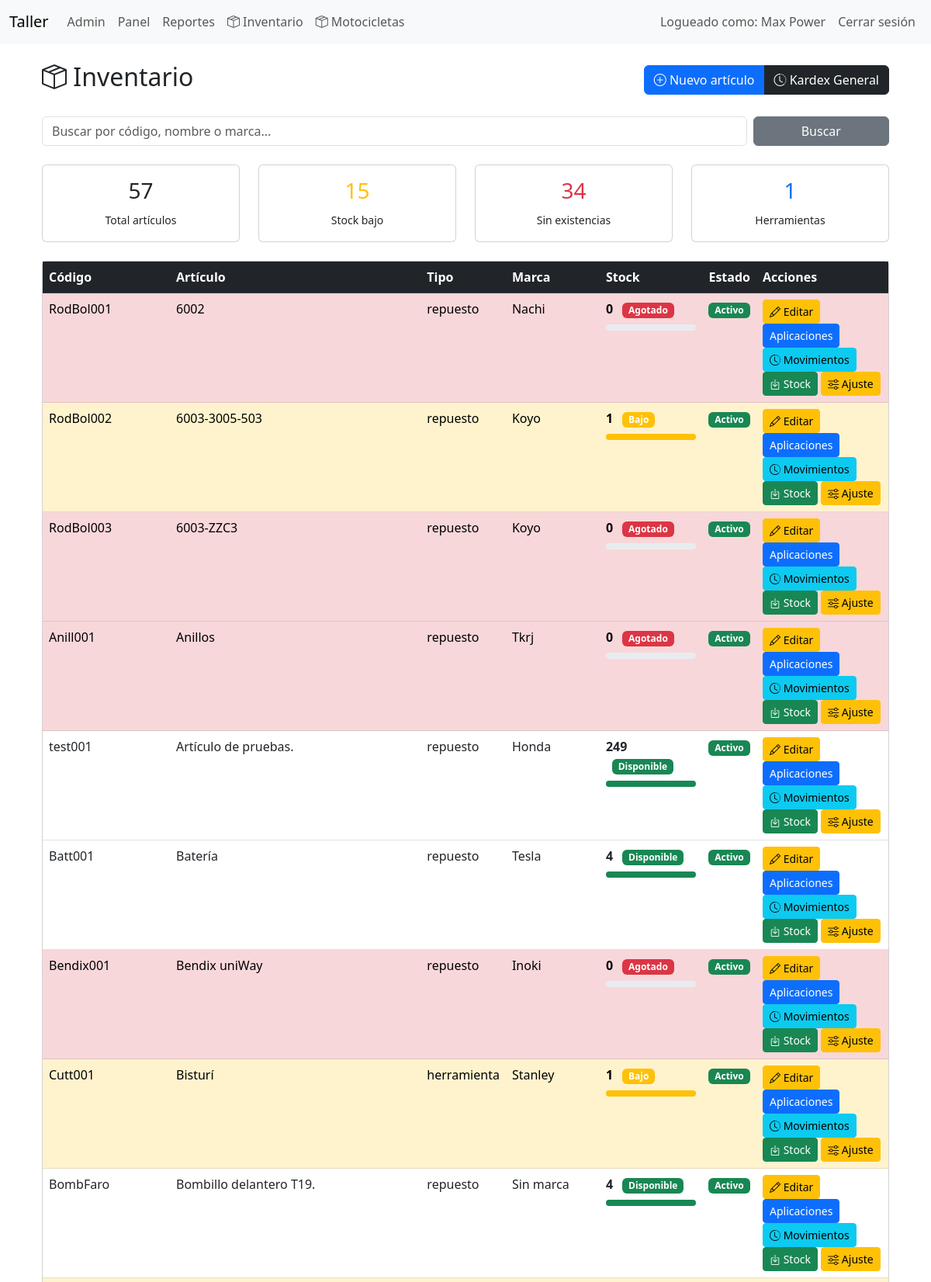
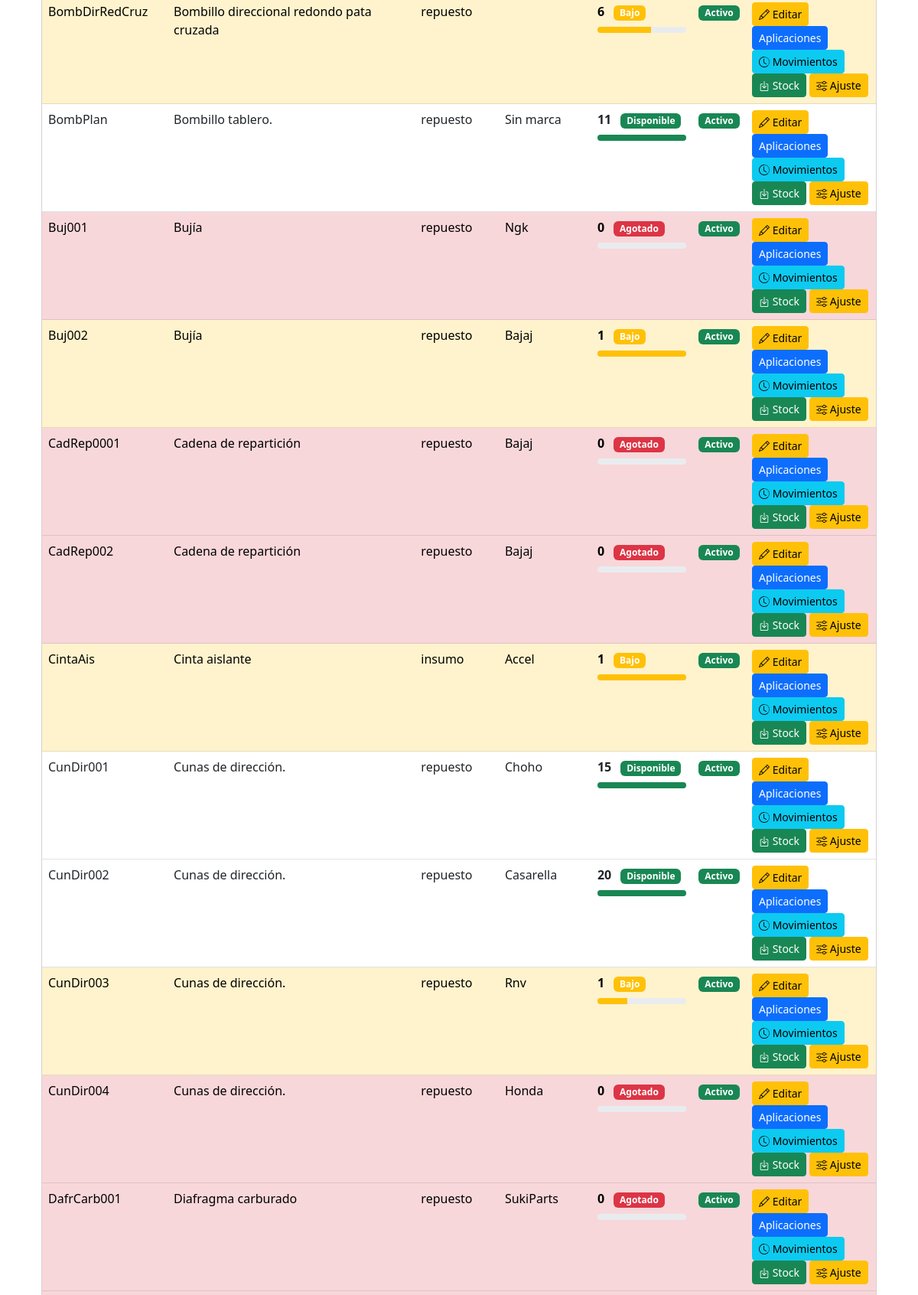
Page /index.php?controller=inventory&action=index (signed in, upper part) on the committed database (2 pictures, top to bottom).
### tables this page shows
CREATE TABLE `partes` (
  `id` int(11) NOT NULL,
  `codigo` varchar(60) NOT NULL,
  `categoria_id` int(11) DEFAULT NULL,
  `tipo` enum('repuesto','insumo','herramienta') NOT NULL DEFAULT 'repuesto',
  `nombre` varchar(150) NOT NULL,
  `marca` varchar(100) DEFAULT NULL,
  `fabricante_repuesto_id` int(11) DEFAULT NULL,
  `numero_parte` varchar(100) DEFAULT NULL,
  `created_by` int(11) DEFAULT NULL,
  `unidad` enum('Unidad','Juego','Par','Litro','Mililitro','Kilogramo','Gramo','Metro','Centimetro') NOT NULL DEFAULT 'Unidad',
  `stock_actual` decimal(12,2) NOT NULL DEFAULT 0.00,
  `stock_reservado` decimal(12,2) NOT NULL DEFAULT 0.00,
  `stock_minimo` decimal(12,2) NOT NULL DEFAULT 0.00,
  `costo` decimal(10,2) NOT NULL DEFAULT 0.00,
  `precio_venta` decimal(10,2) NOT NULL DEFAULT 0.00,
  `ubicacion` varchar(120) DEFAULT NULL,
  `codigo_barras` varchar(100) DEFAULT NULL,
  `imagen` varchar(255) DEFAULT NULL,
  `activo` tinyint(1) NOT NULL DEFAULT 1,
  `created_at` datetime NOT NULL DEFAULT current_timestamp(),
  `updated_at` datetime NOT NULL DEFAULT current_timestamp() ON UPDATE current_timestamp()
);

### app/controllers/BaseController.php (called while the page is built, shortened)
<?php
abstract class BaseController
{
    protected function render(string $view, array $data = []): void
    {
        extract($data);
        require __DIR__ . '/../views/layouts/header.php';
        require __DIR__ . '/../views/' . $view . '.php';
        require __DIR__ . '/../views/layouts/footer.php';
    }
}

### app/controllers/InventoryController.php (called while the page is built, shortened)
<?php
class InventoryController extends BaseController
{
    private Part $partModel;
    public function __construct(PDO $pdo)
    {
        $this->partModel = new Part($pdo);
    }
    public function index(): void
    {
        $search = trim($_GET['q'] ?? '');
        $stats = $this->partModel->getStatistics();
        if ($search !== '') {
            $parts = $this->partModel->search($search);
        } else {
            $parts = $this->partModel->all();
        }
        $this->render(
            'inventory/index',
            [
                'parts'  => $parts,
                'search' => $search,
                'stats'  => $stats,
                'title'  => 'Inventario'
            ]
        );
    }
}

### app/models/BaseModel.php (called while the page is built, shortened)
<?php
class BaseModel
{
    public function __construct(PDO $pdo)
    {
        $this->db = $pdo;
    }
}

### app/models/Part.php (called while the page is built, shortened)
<?php
class Part extends BaseModel
{
    public function all(): array
    {
        $sql = "
            SELECT
                p.*,
                c.nombre AS categoria
            FROM partes p
            LEFT JOIN categorias_partes c
                ON c.id = p.categoria_id
            ORDER BY p.activo DESC,
         p.nombre ASC
        ";
        return $this->db->query($sql)->fetchAll(PDO::FETCH_ASSOC);
    }
    public function getStatistics(): array
    {
        $stmt = $this->db->query("
        SELECT
            COUNT(*) AS total,
            SUM(
                CASE
                    WHEN stock_actual <= stock_minimo
                    AND stock_actual > 0
                    THEN 1
                    ELSE 0
                END
            ) AS stock_bajo,
            SUM(
                CASE
                    WHEN stock_actual <= 0
                    THEN 1
                    ELSE 0
                END
            ) AS agotados,
            SUM(
                CASE
                    WHEN tipo = 'herramienta'
                    THEN 1
                    ELSE 0
                END
            ) AS herramientas,
            COALESCE(SUM(stock_actual * costo),0) AS valor_compra,
            COALESCE(SUM(stock_actual * precio_venta),0) AS valor_venta,
            COALESCE(SUM(stock_actual),0) AS unidades
        FROM partes
        WHERE activo = 1
    ");
        return $stmt->fetch(PDO::FETCH_ASSOC);
    }
}

### app/views/inventory/index.php (the view, shortened to what this page needs)
<link href="https://cdn.jsdelivr.net/npm/bootstrap@5.3.0-alpha1/dist/css/bootstrap.min.css" rel="stylesheet">
<div class="container mt-4">
    <div class="d-flex justify-content-between align-items-center mb-4">
        <h2>
            <i class="bi bi-box-seam"></i>
            Inventario
        </h2>
<div class="btn-group">
    <a href="index.php?controller=inventory&action=create"
    class="btn btn-primary">
    <i class="bi bi-plus-circle"></i>
    Nuevo artículo
</a>
<a
    href="index.php?controller=inventory&action=kardex"
    class="btn btn-dark">
    <i class="bi bi-clock-history"></i>
    Kardex General
</a>
</div>
    </div>
    <form method="GET" class="row g-2 mb-4">
        <div class="col-md-10">
            <input
                type="text"
                class="form-control"
                name="q"
                placeholder="Buscar por código, nombre o marca..."
                value="<?= htmlspecialchars($_GET['q'] ?? '') ?>">
        </div>
        <div class="col-md-2 d-grid">
            <button class="btn btn-secondary">
                Buscar
            </button>
        </div>
    </form>
    <div class="row mb-4">
        <div class="col-md-3">
            <div class="card text-center">
                <div class="card-body">
                    <h3><?= $stats['total'] ?></h3>
                    <small>Total artículos</small>
                </div>
            </div>
        </div>
        <div class="col-md-3">
            <div class="card text-center">
                <div class="card-body">
                    <h3 class="text-warning">
                        <?= $stats['stock_bajo'] ?>
                    </h3>
                    <small>Stock bajo</small>
                </div>
            </div>
        </div>
        <div class="col-md-3">
            <div class="card text-center">
                <div class="card-body">
                    <h3 class="text-danger">
                        <?= $stats['agotados'] ?>
                    </h3>
                    <small>Sin existencias</small>
                </div>
            </div>
        </div>
        <div class="col-md-3">
            <div class="card text-center">
                <div class="card-body">
                    <h3 class="text-primary">
                        <?= $stats['herramientas'] ?>
                    </h3>
                    <small>Herramientas</small>
                </div>
            </div>
        </div>
    </div>
    <div class="card">
        <div class="card-body p-0">
            <table class="table table-hover mb-0">
                <thead class="table-dark">
                    <tr>
                        <th>Código</th>
                        <th>Artículo</th>
                        <th>Tipo</th>
                        <th>Marca</th>
                        <th>Stock</th>
                        <th>Estado</th>
                        <th width="170">Acciones</th>
                    </tr>
                </thead>
                <tbody>
                    <?php if (empty($parts)): ?>
                        <tr>
                            <td colspan="7" class="text-center p-4 text-muted">
                                No hay artículos registrados.
                            </td>
                        </tr>
                    <?php else: ?>
                        <?php foreach ($parts as $part): ?>
                            <?php
                            $rowClass = '';
                            if ($part['stock_actual'] <= 0) {
                                $rowClass = 'table-danger';
                            } elseif ($part['stock_actual'] <= $part['stock_minimo']) {
                                $rowClass = 'table-warning';
                            }
                            ?>
                            <tr class="<?= $rowClass ?>">
                                <td><?= htmlspecialchars($part['codigo']) ?></td>
                                <td><?= htmlspecialchars($part['nombre']) ?></td>
                                <td><?= htmlspecialchars($part['tipo']) ?></td>
                                <td><?= htmlspecialchars($part['marca']) ?></td>
                                <td>
                                    <?php
                                    $stock = (float)$part['stock_actual'];
                                    $minimo = max(1, (float)$part['stock_minimo']);
                                    if ($stock <= 0) {
                                        $color = 'danger';
                                        $texto = 'Agotado';
                                        $porcentaje = 0;
                                    } elseif ($stock <= $part['stock_minimo']) {
                                        $color = 'warning';
                                        $texto = 'Bajo';
                                        $porcentaje = min(100, ($stock / $minimo) * 100);
                                    } else {
                                        $color = 'success';
                                        $texto = 'Disponible';
                                        $porcentaje = 100;
                                    }
                                    ?>
                                    <strong>
                                        <?= $stock ?>
                                    </strong>
                                    <span class="badge bg-<?= $color ?> ms-2">
                                        <?= $texto ?>
                                    </span>
                                    <div class="progress mt-2" style="height:8px;">
                                        <div
                                            class="progress-bar bg-<?= $color ?>"
                                            role="progressbar"
                                            style="width: <?= $porcentaje ?>%">
                                        </div>
                                    </div>
                                </td>
                                <td>
                                    <?php if ($part['activo']): ?>
                                        <span class="badge bg-success">
                                            Activo
                                        </span>
                                    <?php else: ?>
                                        <span class="badge bg-danger">
                                            Inactivo
                                        </span>
                                    <?php endif; ?>
                                </td>
                                <td>
                                    <a
                                        href="index.php?controller=inventory&action=edit&id=<?= $part['id'] ?>"
                                        class="btn btn-sm btn-warning">
                                        <i class="bi bi-pencil"></i>
                                        Editar
                                    </a>
                                    <a
                                        href="index.php?controller=inventory&action=applications&id=<?= $part['id'] ?>"
                                        class="btn btn-sm btn-primary">
                                        Aplicaciones
</a>
                                    <a
                                        href="index.php?controller=inventory&action=movements&id=<?= $part['id'] ?>"
                                        class="btn btn-sm btn-info">
                                        <i class="bi bi-clock-history"></i>
                                        Movimientos
                                    </a>
                                    <a
                                        href="index.php?controller=inventory&action=addStock&id=<?= $part['id'] ?>"
                                        class="btn btn-success btn-sm">
                                        <i class="bi bi-box-arrow-in-down"></i>
                                        Stock
                                    </a>
                                    <a
                                        href="index.php?controller=inventory&action=adjustStock&id=<?= $part['id'] ?>"
                                        class="btn btn-warning btn-sm">
                                        <i class="bi bi-sliders"></i>
                                        Ajuste
                                    </a>
                                </td>
                            </tr>
                        <?php endforeach; ?>
                    <?php endif; ?>
                </tbody>
            </table>
        </div>
    </div>
</div>

### public/css/style.css (style rules this page uses)
body { padding-bottom: 40px; }

### rows in the picture
partes: codigo "RodBol001", nombre "6002", tipo "repuesto", marca "Nachi", stock_actual "0", stock_actual "Agotado", activo "Activo"
partes: codigo "RodBol002", nombre "6003-3005-503", tipo "repuesto", marca "Koyo", stock_actual "1", texto "Bajo", activo "Activo"
partes: codigo "RodBol003", nombre "6003-ZZC3", tipo "repuesto", marca "Koyo", stock_actual "0", stock_actual "Agotado", activo "Activo"
partes: codigo "Anill001", nombre "Anillos", tipo "repuesto", marca "Tkrj", stock_actual "0", stock_actual "Agotado", activo "Activo"
partes: codigo "test001", nombre "Artículo de pruebas.", tipo "repuesto", marca "Honda", stock_actual "249", texto "Disponible", activo "Activo"
partes: codigo "Batt001", nombre "Batería", tipo "repuesto", marca "Tesla", stock_actual "4", texto "Disponible", activo "Activo"
partes: codigo "Bendix001", nombre "Bendix uniWay", tipo "repuesto", marca "Inoki", stock_actual "0", stock_actual "Agotado", activo "Activo"
partes: codigo "Cutt001", nombre "Bisturí", tipo "herramienta", marca "Stanley", stock_actual "1", texto "Bajo", activo "Activo"
partes: codigo "BombFaro", nombre "Bombillo delantero T19.", tipo "repuesto", marca "Sin marca", stock_actual "4", texto "Disponible", activo "Activo"
partes: codigo "BombDirRedCruz", nombre "Bombillo direccional redondo pata cruzada", tipo "repuesto", stock_actual "6", texto "Bajo", activo "Activo"
partes: codigo "BombPlan", nombre "Bombillo tablero.", tipo "repuesto", marca "Sin marca", stock_actual "11", texto "Disponible", activo "Activo"
partes: codigo "Buj001", nombre "Bujía", tipo "repuesto", marca "Ngk", stock_actual "0", stock_actual "Agotado", activo "Activo"
partes: codigo "Buj002", nombre "Bujía", tipo "repuesto", marca "Bajaj", stock_actual "1", texto "Bajo", activo "Activo"
partes: codigo "CadRep0001", nombre "Cadena de repartición", tipo "repuesto", marca "Bajaj", stock_actual "0", stock_actual "Agotado", activo "Activo"
partes: codigo "CadRep002", nombre "Cadena de repartición", tipo "repuesto", marca "Bajaj", stock_actual "0", stock_actual "Agotado", activo "Activo"
partes: codigo "CintaAis", nombre "Cinta aislante", tipo "insumo", marca "Accel", stock_actual "1", texto "Bajo", activo "Activo"
partes: codigo "CunDir001", nombre "Cunas de dirección.", tipo "repuesto", marca "Choho", stock_actual "15", texto "Disponible", activo "Activo"
partes: codigo "CunDir002", nombre "Cunas de dirección.", tipo "repuesto", marca "Casarella", stock_actual "20", texto "Disponible", activo "Activo"
partes: codigo "CunDir003", nombre "Cunas de dirección.", tipo "repuesto", marca "Rnv", stock_actual "1", texto "Bajo", activo "Activo"
partes: codigo "CunDir004", nombre "Cunas de dirección.", tipo "repuesto", marca "Honda", stock_actual "0", stock_actual "Agotado", activo "Activo"
partes: codigo "DafrCarb001", nombre "Diafragma carburado", tipo "repuesto", marca "SukiParts", stock_actual "0", stock_actual "Agotado", activo "Activo"

### other values in the picture
$_SESSION['user_name'] "Max Power"
$stats['total'] "57"
$stats['stock_bajo'] "15"
$stats['agotados'] "34"
$stats['herramientas'] "1"
